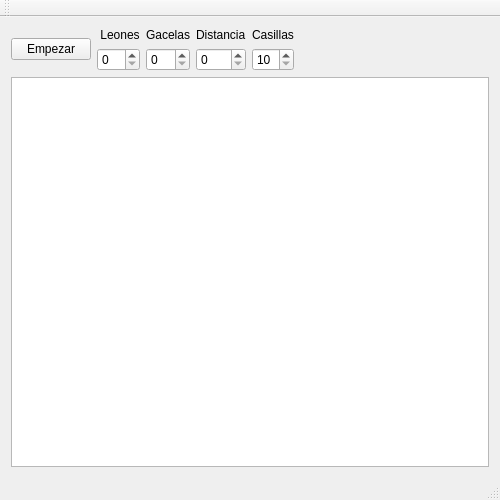
<?xml version="1.0" encoding="UTF-8"?>
<ui version="4.0">
 <class>Pradera</class>
 <widget class="QMainWindow" name="Pradera">
  <property name="geometry">
   <rect>
    <x>0</x>
    <y>0</y>
    <width>500</width>
    <height>500</height>
   </rect>
  </property>
  <property name="windowTitle">
   <string>Pradera</string>
  </property>
  <widget class="QWidget" name="centralWidget">
   <layout class="QGridLayout" name="gridLayout">
    <item row="0" column="0">
     <layout class="QHBoxLayout" name="horizontalLayout">
      <item>
       <widget class="QPushButton" name="pb_start">
        <property name="text">
         <string>Empezar</string>
        </property>
       </widget>
      </item>
      <item>
       <layout class="QVBoxLayout" name="verticalLayout">
        <item>
         <widget class="QLabel" name="lb_leones">
          <property name="text">
           <string> Leones</string>
          </property>
         </widget>
        </item>
        <item>
         <widget class="QSpinBox" name="cantLeones">
          <property name="maximum">
           <number>49</number>
          </property>
         </widget>
        </item>
       </layout>
      </item>
      <item>
       <layout class="QVBoxLayout" name="verticalLayout_2">
        <item>
         <widget class="QLabel" name="lb_gacelas">
          <property name="text">
           <string>Gacelas</string>
          </property>
         </widget>
        </item>
        <item>
         <widget class="QSpinBox" name="cantGacelas">
          <property name="maximum">
           <number>49</number>
          </property>
         </widget>
        </item>
       </layout>
      </item>
      <item>
       <layout class="QVBoxLayout" name="verticalLayout_3">
        <item>
         <widget class="QLabel" name="lb_distancia">
          <property name="text">
           <string>Distancia</string>
          </property>
         </widget>
        </item>
        <item>
         <widget class="QSpinBox" name="distancia">
          <property name="maximum">
           <number>3</number>
          </property>
         </widget>
        </item>
       </layout>
      </item>
      <item>
       <layout class="QVBoxLayout" name="verticalLayout_4">
        <item>
         <widget class="QLabel" name="lb_casillas">
          <property name="text">
           <string>Casillas</string>
          </property>
         </widget>
        </item>
        <item>
         <widget class="QSpinBox" name="colFil">
          <property name="minimum">
           <number>10</number>
          </property>
          <property name="maximum">
           <number>50</number>
          </property>
         </widget>
        </item>
       </layout>
      </item>
      <item>
       <spacer name="horizontalSpacer">
        <property name="orientation">
         <enum>Qt::Horizontal</enum>
        </property>
        <property name="sizeHint" stdset="0">
         <size>
          <width>40</width>
          <height>20</height>
         </size>
        </property>
       </spacer>
      </item>
     </layout>
    </item>
    <item row="1" column="0">
     <widget class="QTableWidget" name="tb_pradera">
      <property name="enabled">
       <bool>true</bool>
      </property>
      <property name="layoutDirection">
       <enum>Qt::LeftToRight</enum>
      </property>
      <property name="autoFillBackground">
       <bool>false</bool>
      </property>
      <attribute name="horizontalHeaderVisible">
       <bool>false</bool>
      </attribute>
      <attribute name="horizontalHeaderMinimumSectionSize">
       <number>0</number>
      </attribute>
      <attribute name="verticalHeaderVisible">
       <bool>false</bool>
      </attribute>
      <attribute name="verticalHeaderMinimumSectionSize">
       <number>0</number>
      </attribute>
     </widget>
    </item>
   </layout>
  </widget>
  <widget class="QToolBar" name="mainToolBar">
   <attribute name="toolBarArea">
    <enum>TopToolBarArea</enum>
   </attribute>
   <attribute name="toolBarBreak">
    <bool>false</bool>
   </attribute>
  </widget>
  <widget class="QStatusBar" name="statusBar"/>
 </widget>
 <layoutdefault spacing="6" margin="11"/>
 <resources/>
 <connections/>
</ui>
